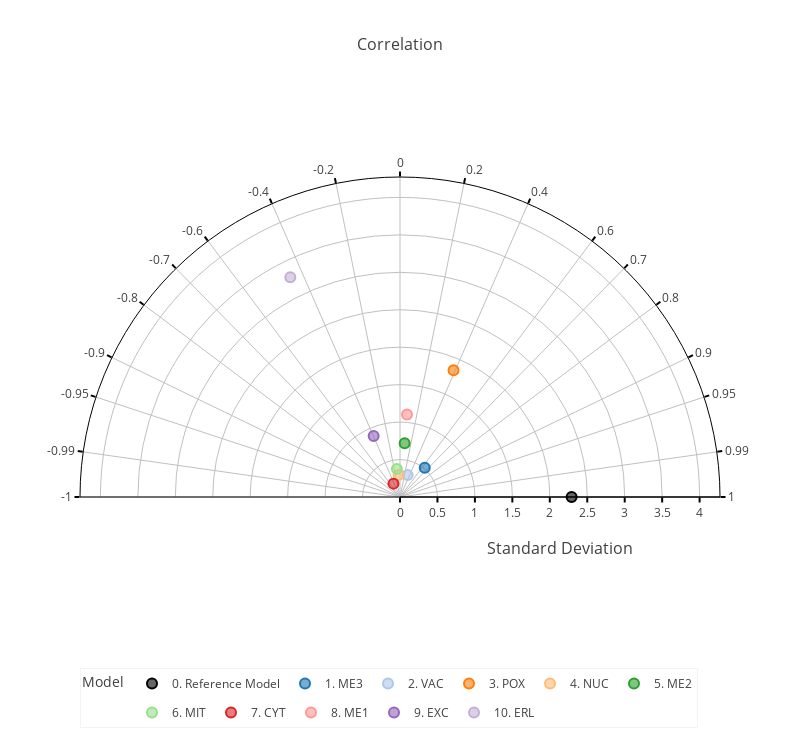

The notebook cell this image was saved under:
### Code cell
DICT_PLOTLY_CONFIG = {
    'displaylogo': False,
    'toImageButtonOptions': {
        'format': 'png', # one of png, svg, jpeg, webp
        'filename': 'polar_diagram',
        #'height': 500,
        #'width': 700,
        'scale': 6 # Multiply title/legend/axis/canvas sizes by this factor
}}


chart_taylor_res = diag.chart_create_taylor_diagram(
    df_pivot[['CYT', 'ERL', 'EXC', 'ME1', 'ME2', 'ME3', 'MIT', 'NUC', 'POX', 'VAC', "Reference Model"]], 
    string_reference_model=string_ref_model, 
    string_corr_method=string_corr_method
)
chart_taylor_res.show(config=DICT_PLOTLY_CONFIG)

### Figure 1 — Plotly figure (JSON) as saved in the notebook; plotly's stock layout.template omitted (floating-point values rounded to 4 significant figures)
{"data": [{"customdata": [["Reference Model", 2.291, 1, 0], ["Reference Model", 2.291, 1, 0], ["Reference Model", 2.291, 1, 0], ["Reference Model", 2.291, 1, 0], ["Reference Model", 2.291, 1, 0], ["Reference Model", 2.291, 1, 0], ["Reference Model", 2.291, 1, 0], ["Reference Model", 2.291, 1, 0], ["Reference Model", 2.291, 1, 0], ["Reference Model", 2.291, 1, 0], ["Reference Model", 2.291, 1, 0]], "hoverlabel": {"bgcolor": "#FFFFFF", "bordercolor": "rgba(0, 0, 0, 1)", "font": {"color": "#000000"}}, "hovertemplate": "Model: %{customdata[0]}<br>Standard Deviation: %{customdata[1]:.3f}<br>Correlation: %{customdata[2]:.3f}<br>Reference distance (CRMSE): %{customdata[3]:.3f}<br><extra></extra>", "legendgroup": "Reference Model", "marker": {"color": "rgba(0, 0, 0, 0.6)", "line": {"color": "rgba(0, 0, 0, 1)", "width": 2}, "size": 10}, "mode": "markers", "name": "0. Reference Model", "r": [2.291], "showlegend": true, "theta": [0], "type": "scatterpolar"}, {"customdata": [["ME3", 0.5112, 0.6465, 1.999], ["ME3", 0.5112, 0.6465, 1.999], ["ME3", 0.5112, 0.6465, 1.999], ["ME3", 0.5112, 0.6465, 1.999], ["ME3", 0.5112, 0.6465, 1.999], ["ME3", 0.5112, 0.6465, 1.999], ["ME3", 0.5112, 0.6465, 1.999], ["ME3", 0.5112, 0.6465, 1.999], ["ME3", 0.5112, 0.6465, 1.999], ["ME3", 0.5112, 0.6465, 1.999], ["ME3", 0.5112, 0.6465, 1.999]], "hoverlabel": {"bgcolor": "#FFFFFF", "bordercolor": "rgba(31, 119, 180, 1)", "font": {"color": "#000000"}}, "hovertemplate": "Model: %{customdata[0]}<br>Standard Deviation: %{customdata[1]:.3f}<br>Correlation: %{customdata[2]:.3f}<br>Reference distance (CRMSE): %{customdata[3]:.3f}<br><extra></extra>", "legendgroup": "ME3", "marker": {"color": "rgba(31, 119, 180, 0.6)", "line": {"color": "rgba(31, 119, 180, 1)", "width": 2}, "size": 10}, "mode": "markers", "name": "1. ME3", "r": [0.5112], "showlegend": true, "theta": [49.72], "type": "scatterpolar"}, {"customdata": [["VAC", 0.3109, 0.3248, 2.21], ["VAC", 0.3109, 0.3248, 2.21], ["VAC", 0.3109, 0.3248, 2.21], ["VAC", 0.3109, 0.3248, 2.21], ["VAC", 0.3109, 0.3248, 2.21], ["VAC", 0.3109, 0.3248, 2.21], ["VAC", 0.3109, 0.3248, 2.21], ["VAC", 0.3109, 0.3248, 2.21], ["VAC", 0.3109, 0.3248, 2.21], ["VAC", 0.3109, 0.3248, 2.21], ["VAC", 0.3109, 0.3248, 2.21]], "hoverlabel": {"bgcolor": "#FFFFFF", "bordercolor": "rgba(174, 199, 232, 1)", "font": {"color": "#000000"}}, "hovertemplate": "Model: %{customdata[0]}<br>Standard Deviation: %{customdata[1]:.3f}<br>Correlation: %{customdata[2]:.3f}<br>Reference distance (CRMSE): %{customdata[3]:.3f}<br><extra></extra>", "legendgroup": "VAC", "marker": {"color": "rgba(174, 199, 232, 0.6)", "line": {"color": "rgba(174, 199, 232, 1)", "width": 2}, "size": 10}, "mode": "markers", "name": "2. VAC", "r": [0.3109], "showlegend": true, "theta": [71.04], "type": "scatterpolar"}, {"customdata": [["POX", 1.837, 0.389, 2.313], ["POX", 1.837, 0.389, 2.313], ["POX", 1.837, 0.389, 2.313], ["POX", 1.837, 0.389, 2.313], ["POX", 1.837, 0.389, 2.313], ["POX", 1.837, 0.389, 2.313], ["POX", 1.837, 0.389, 2.313], ["POX", 1.837, 0.389, 2.313], ["POX", 1.837, 0.389, 2.313], ["POX", 1.837, 0.389, 2.313], ["POX", 1.837, 0.389, 2.313]], "hoverlabel": {"bgcolor": "#FFFFFF", "bordercolor": "rgba(255, 127, 14, 1)", "font": {"color": "#000000"}}, "hovertemplate": "Model: %{customdata[0]}<br>Standard Deviation: %{customdata[1]:.3f}<br>Correlation: %{customdata[2]:.3f}<br>Reference distance (CRMSE): %{customdata[3]:.3f}<br><extra></extra>", "legendgroup": "POX", "marker": {"color": "rgba(255, 127, 14, 0.6)", "line": {"color": "rgba(255, 127, 14, 1)", "width": 2}, "size": 10}, "mode": "markers", "name": "3. POX", "r": [1.837], "showlegend": true, "theta": [67.11], "type": "scatterpolar"}, {"customdata": [["NUC", 0.2953, -0.06508, 2.329], ["NUC", 0.2953, -0.06508, 2.329], ["NUC", 0.2953, -0.06508, 2.329], ["NUC", 0.2953, -0.06508, 2.329], ["NUC", 0.2953, -0.06508, 2.329], ["NUC", 0.2953, -0.06508, 2.329], ["NUC", 0.2953, -0.06508, 2.329], ["NUC", 0.2953, -0.06508, 2.329], ["NUC", 0.2953, -0.06508, 2.329], ["NUC", 0.2953, -0.06508, 2.329], ["NUC", 0.2953, -0.06508, 2.329]], "hoverlabel": {"bgcolor": "#FFFFFF", "bordercolor": "rgba(255, 187, 120, 1)", "font": {"color": "#000000"}}, "hovertemplate": "Model: %{customdata[0]}<br>Standard Deviation: %{customdata[1]:.3f}<br>Correlation: %{customdata[2]:.3f}<br>Reference distance (CRMSE): %{customdata[3]:.3f}<br><extra></extra>", "legendgroup": "NUC", "marker": {"color": "rgba(255, 187, 120, 0.6)", "line": {"color": "rgba(255, 187, 120, 1)", "width": 2}, "size": 10}, "mode": "markers", "name": "4. NUC", "r": [0.2953], "showlegend": true, "theta": [93.73], "type": "scatterpolar"}, {"customdata": [["ME2", 0.719, 0.08662, 2.341], ["ME2", 0.719, 0.08662, 2.341], ["ME2", 0.719, 0.08662, 2.341], ["ME2", 0.719, 0.08662, 2.341], ["ME2", 0.719, 0.08662, 2.341], ["ME2", 0.719, 0.08662, 2.341], ["ME2", 0.719, 0.08662, 2.341], ["ME2", 0.719, 0.08662, 2.341], ["ME2", 0.719, 0.08662, 2.341], ["ME2", 0.719, 0.08662, 2.341], ["ME2", 0.719, 0.08662, 2.341]], "hoverlabel": {"bgcolor": "#FFFFFF", "bordercolor": "rgba(44, 160, 44, 1)", "font": {"color": "#000000"}}, "hovertemplate": "Model: %{customdata[0]}<br>Standard Deviation: %{customdata[1]:.3f}<br>Correlation: %{customdata[2]:.3f}<br>Reference distance (CRMSE): %{customdata[3]:.3f}<br><extra></extra>", "legendgroup": "ME2", "marker": {"color": "rgba(44, 160, 44, 0.6)", "line": {"color": "rgba(44, 160, 44, 1)", "width": 2}, "size": 10}, "mode": "markers", "name": "5. ME2", "r": [0.719], "showlegend": true, "theta": [85.03], "type": "scatterpolar"}, {"customdata": [["MIT", 0.3777, -0.1095, 2.363], ["MIT", 0.3777, -0.1095, 2.363], ["MIT", 0.3777, -0.1095, 2.363], ["MIT", 0.3777, -0.1095, 2.363], ["MIT", 0.3777, -0.1095, 2.363], ["MIT", 0.3777, -0.1095, 2.363], ["MIT", 0.3777, -0.1095, 2.363], ["MIT", 0.3777, -0.1095, 2.363], ["MIT", 0.3777, -0.1095, 2.363], ["MIT", 0.3777, -0.1095, 2.363], ["MIT", 0.3777, -0.1095, 2.363]], "hoverlabel": {"bgcolor": "#FFFFFF", "bordercolor": "rgba(152, 223, 138, 1)", "font": {"color": "#000000"}}, "hovertemplate": "Model: %{customdata[0]}<br>Standard Deviation: %{customdata[1]:.3f}<br>Correlation: %{customdata[2]:.3f}<br>Reference distance (CRMSE): %{customdata[3]:.3f}<br><extra></extra>", "legendgroup": "MIT", "marker": {"color": "rgba(152, 223, 138, 0.6)", "line": {"color": "rgba(152, 223, 138, 1)", "width": 2}, "size": 10}, "mode": "markers", "name": "6. MIT", "r": [0.3777], "showlegend": true, "theta": [96.28], "type": "scatterpolar"}, {"customdata": [["CYT", 0.1987, -0.4401, 2.385], ["CYT", 0.1987, -0.4401, 2.385], ["CYT", 0.1987, -0.4401, 2.385], ["CYT", 0.1987, -0.4401, 2.385], ["CYT", 0.1987, -0.4401, 2.385], ["CYT", 0.1987, -0.4401, 2.385], ["CYT", 0.1987, -0.4401, 2.385], ["CYT", 0.1987, -0.4401, 2.385], ["CYT", 0.1987, -0.4401, 2.385], ["CYT", 0.1987, -0.4401, 2.385], ["CYT", 0.1987, -0.4401, 2.385]], "hoverlabel": {"bgcolor": "#FFFFFF", "bordercolor": "rgba(214, 39, 40, 1)", "font": {"color": "#000000"}}, "hovertemplate": "Model: %{customdata[0]}<br>Standard Deviation: %{customdata[1]:.3f}<br>Correlation: %{customdata[2]:.3f}<br>Reference distance (CRMSE): %{customdata[3]:.3f}<br><extra></extra>", "legendgroup": "CYT", "marker": {"color": "rgba(214, 39, 40, 0.6)", "line": {"color": "rgba(214, 39, 40, 1)", "width": 2}, "size": 10}, "mode": "markers", "name": "7. CYT", "r": [0.1987], "showlegend": true, "theta": [116.1], "type": "scatterpolar"}, {"customdata": [["ME1", 1.106, 0.08412, 2.459], ["ME1", 1.106, 0.08412, 2.459], ["ME1", 1.106, 0.08412, 2.459], ["ME1", 1.106, 0.08412, 2.459], ["ME1", 1.106, 0.08412, 2.459], ["ME1", 1.106, 0.08412, 2.459], ["ME1", 1.106, 0.08412, 2.459], ["ME1", 1.106, 0.08412, 2.459], ["ME1", 1.106, 0.08412, 2.459], ["ME1", 1.106, 0.08412, 2.459], ["ME1", 1.106, 0.08412, 2.459]], "hoverlabel": {"bgcolor": "#FFFFFF", "bordercolor": "rgba(255, 152, 150, 1)", "font": {"color": "#000000"}}, "hovertemplate": "Model: %{customdata[0]}<br>Standard Deviation: %{customdata[1]:.3f}<br>Correlation: %{customdata[2]:.3f}<br>Reference distance (CRMSE): %{customdata[3]:.3f}<br><extra></extra>", "legendgroup": "ME1", "marker": {"color": "rgba(255, 152, 150, 0.6)", "line": {"color": "rgba(255, 152, 150, 1)", "width": 2}, "size": 10}, "mode": "markers", "name": "8. ME1", "r": [1.106], "showlegend": true, "theta": [85.17], "type": "scatterpolar"}, {"customdata": [["EXC", 0.8869, -0.3967, 2.766], ["EXC", 0.8869, -0.3967, 2.766], ["EXC", 0.8869, -0.3967, 2.766], ["EXC", 0.8869, -0.3967, 2.766], ["EXC", 0.8869, -0.3967, 2.766], ["EXC", 0.8869, -0.3967, 2.766], ["EXC", 0.8869, -0.3967, 2.766], ["EXC", 0.8869, -0.3967, 2.766], ["EXC", 0.8869, -0.3967, 2.766], ["EXC", 0.8869, -0.3967, 2.766], ["EXC", 0.8869, -0.3967, 2.766]], "hoverlabel": {"bgcolor": "#FFFFFF", "bordercolor": "rgba(148, 103, 189, 1)", "font": {"color": "#000000"}}, "hovertemplate": "Model: %{customdata[0]}<br>Standard Deviation: %{customdata[1]:.3f}<br>Correlation: %{customdata[2]:.3f}<br>Reference distance (CRMSE): %{customdata[3]:.3f}<br><extra></extra>", "legendgroup": "EXC", "marker": {"color": "rgba(148, 103, 189, 0.6)", "line": {"color": "rgba(148, 103, 189, 1)", "width": 2}, "size": 10}, "mode": "markers", "name": "9. EXC", "r": [0.8869], "showlegend": true, "theta": [113.4], "type": "scatterpolar"}, {"customdata": [["ERL", 3.28, -0.4466, 4.767], ["ERL", 3.28, -0.4466, 4.767], ["ERL", 3.28, -0.4466, 4.767], ["ERL", 3.28, -0.4466, 4.767], ["ERL", 3.28, -0.4466, 4.767], ["ERL", 3.28, -0.4466, 4.767], ["ERL", 3.28, -0.4466, 4.767], ["ERL", 3.28, -0.4466, 4.767], ["ERL", 3.28, -0.4466, 4.767], ["ERL", 3.28, -0.4466, 4.767], ["ERL", 3.28, -0.4466, 4.767]], "hoverlabel": {"bgcolor": "#FFFFFF", "bordercolor": "rgba(197, 176, 213, 1)", "font": {"color": "#000000"}}, "hovertemplate": "Model: %{customdata[0]}<br>Standard Deviation: %{customdata[1]:.3f}<br>Correlation: %{customdata[2]:.3f}<br>Reference distance (CRMSE): %{customdata[3]:.3f}<br><extra></extra>", "legendgroup": "ERL", "marker": {"color": "rgba(197, 176, 213, 0.6)", "line": {"color": "rgba(197, 176, 213, 1)", "width": 2}, "size": 10}, "mode": "markers", "name": "10. ERL", "r": [3.28], "showlegend": true, "theta": [116.5], "type": "scatterpolar"}], "layout": {"height": 740, "legend": {"bgcolor": "#FFFFFF", "bordercolor": "#C0C0C0", "borderwidth": 0.2, "font": {"color": "#404040"}, "orientation": "h", "title": {"text": "Model"}, "x": 0, "y": -0.2}, "polar": {"angularaxis": {"direction": "counterclockwise", "gridcolor": "#C0C0C0", "griddash": "solid", "layer": "below traces", "linecolor": "#000000", "showline": true, "tickcolor": "#000000", "tickfont": {"color": "#404040"}, "ticks": "outside", "ticktext": [-1, -0.99, -0.95, -0.9, -0.8, -0.7, -0.6, -0.4, -0.2, 0, 0.2, 0.4, 0.6, 0.7, 0.8, 0.9, 0.95, 0.99, 1], "tickvals": [180, 171.9, 161.8, 154.2, 143.1, 134.4, 126.9, 113.6, 101.5, 90, 78.46, 66.42, 53.13, 45.57, 36.87, 25.84, 18.19, 8.11, 0], "tickwidth": 2}, "bgcolor": "#FFFFFF", "radialaxis": {"gridcolor": "#C0C0C0", "griddash": "solid", "layer": "below traces", "linecolor": "#000000", "range": [0, 4.272], "showline": true, "tickcolor": "#000000", "tickfont": {"color": "#404040"}, "ticks": "outside", "tickwidth": 2, "title": {"font": {"color": "#404040", "size": 16}, "text": "<br>Standard Deviation"}}, "sector": [0, 180]}, "title": {"font": {"color": "#404040", "size": 16}, "text": "Correlation", "x": 0.5, "xanchor": "auto", "xref": "paper", "yanchor": "auto", "yref": "paper"}, "width": 800}}
